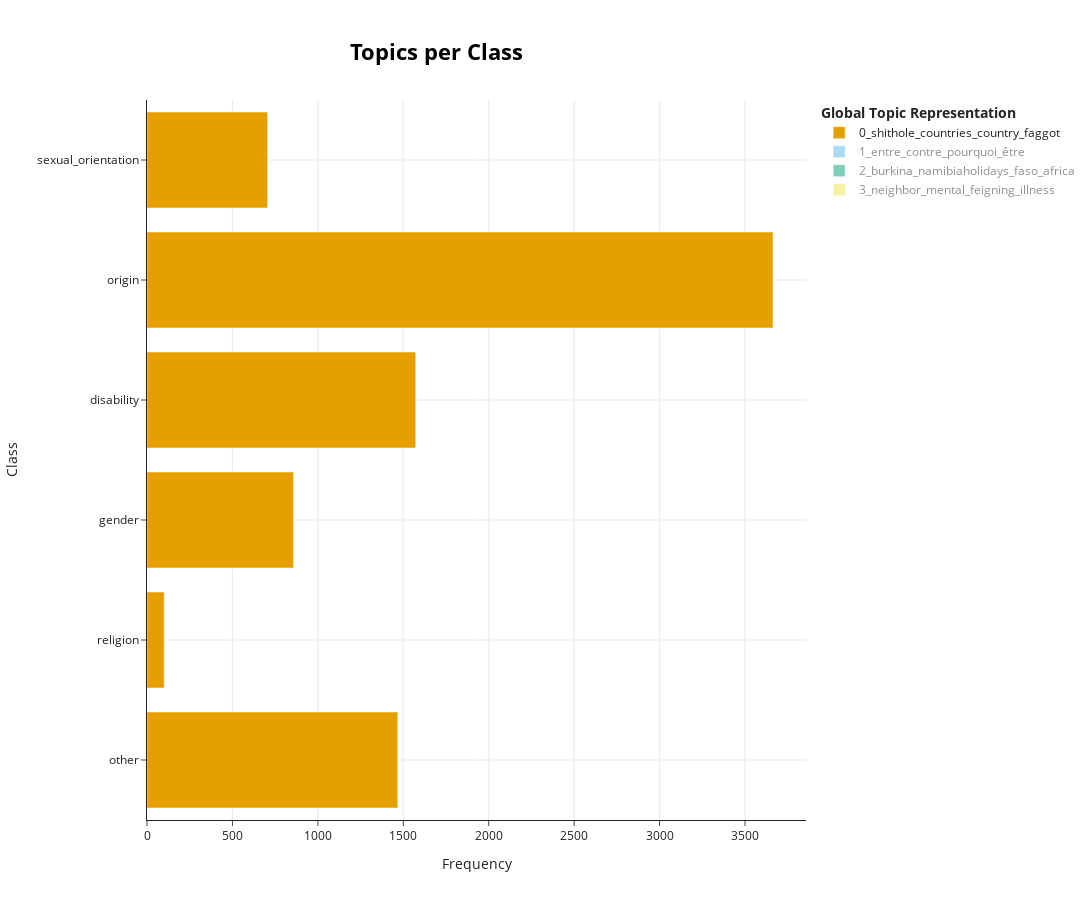

Notebook cell for this chart:
### Code cell
topics_per_class = topic_model.topics_per_class(cleaned_tweets, classes=targets)
topic_model.visualize_topics_per_class(topics_per_class)

### Figure 1 — Plotly figure (JSON) as saved in the notebook; plotly's stock layout.template omitted (floating-point values rounded to 4 significant figures)
{"data": [{"hoverinfo": "text", "hovertext": ["<b>Topic 0</b><br>Words: mongol, twat, leftist, u2026, ud83d", "<b>Topic 0</b><br>Words: raghead, dirty, jew, muslims, muslim", "<b>Topic 0</b><br>Words: cunt, feminazi, twat, fucking, ud83d", "<b>Topic 0</b><br>Words: retard, retarded, mongoloid, ud83d, fucking", "<b>Topic 0</b><br>Words: shithole, country, ching, chong, countries", "<b>Topic 0</b><br>Words: faggot, dyke, udc69, ud83d, ass"], "marker": {"color": "#E69F00"}, "name": "0_shithole_countries_country_faggot", "orientation": "h", "type": "bar", "visible": true, "x": [1468, 101, 858, 1573, 3664, 706], "y": ["other", "religion", "gender", "disability", "origin", "sexual_orientation"]}, {"hoverinfo": "text", "hovertext": ["<b>Topic 1</b><br>Words: gauchiste, خنازير, بول, خنزير, البعير", "<b>Topic 1</b><br>Words: islam, terrorisme, juif, sale, islamisation", "<b>Topic 1</b><br>Words: التحرش, الحريم, متبرجة, بايرة, متبرجه", "<b>Topic 1</b><br>Words: attardé, nmaami, karod, diye, desh", "<b>Topic 1</b><br>Words: renois, migrants, gauchiste, بول, البعير", "<b>Topic 1</b><br>Words: kib, goise, balti, encho, aljun"], "marker": {"color": "#56B4E9"}, "name": "1_entre_contre_pourquoi_être", "orientation": "h", "type": "bar", "visible": "legendonly", "x": [1935, 209, 370, 50, 2041, 9], "y": ["other", "religion", "gender", "disability", "origin", "sexual_orientation"]}, {"hoverinfo": "text", "hovertext": ["<b>Topic 2</b><br>Words: volunteerafrica, chac, conservation, fridays, naankuse", "<b>Topic 2</b><br>Words: travel, ttot, africa, guide, migration"], "marker": {"color": "#009E73"}, "name": "2_burkina_namibiaholidays_faso_africa", "orientation": "h", "type": "bar", "visible": "legendonly", "x": [2, 8], "y": ["other", "origin"]}, {"hoverinfo": "text", "hovertext": ["<b>Topic 3</b><br>Words: upstairs, feigning, suspicion, neighbor, illness"], "marker": {"color": "#F0E442"}, "name": "3_neighbor_mental_feigning_illness", "orientation": "h", "type": "bar", "visible": "legendonly", "x": [8], "y": ["origin"]}], "layout": {"height": 900, "hoverlabel": {"bgcolor": "white", "font": {"family": "Rockwell", "size": 16}}, "legend": {"title": {"text": "<b>Global Topic Representation"}}, "title": {"font": {"color": "Black", "size": 22}, "text": "<b>Topics per Class</b>", "x": 0.4, "xanchor": "center", "y": 0.95, "yanchor": "top"}, "width": 1250, "xaxis": {"showgrid": true, "title": {"text": "Frequency"}}, "yaxis": {"showgrid": true, "title": {"text": "Class"}}}}
